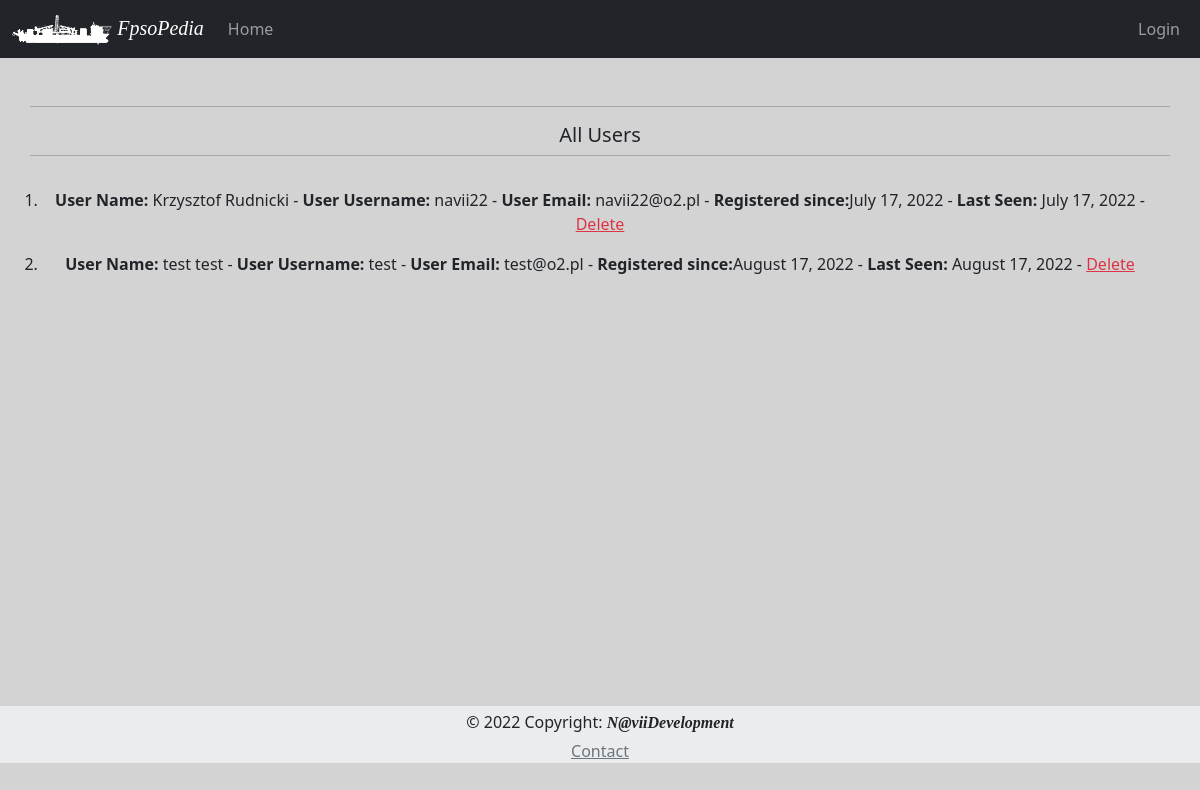
The app's page /all_users, older data.
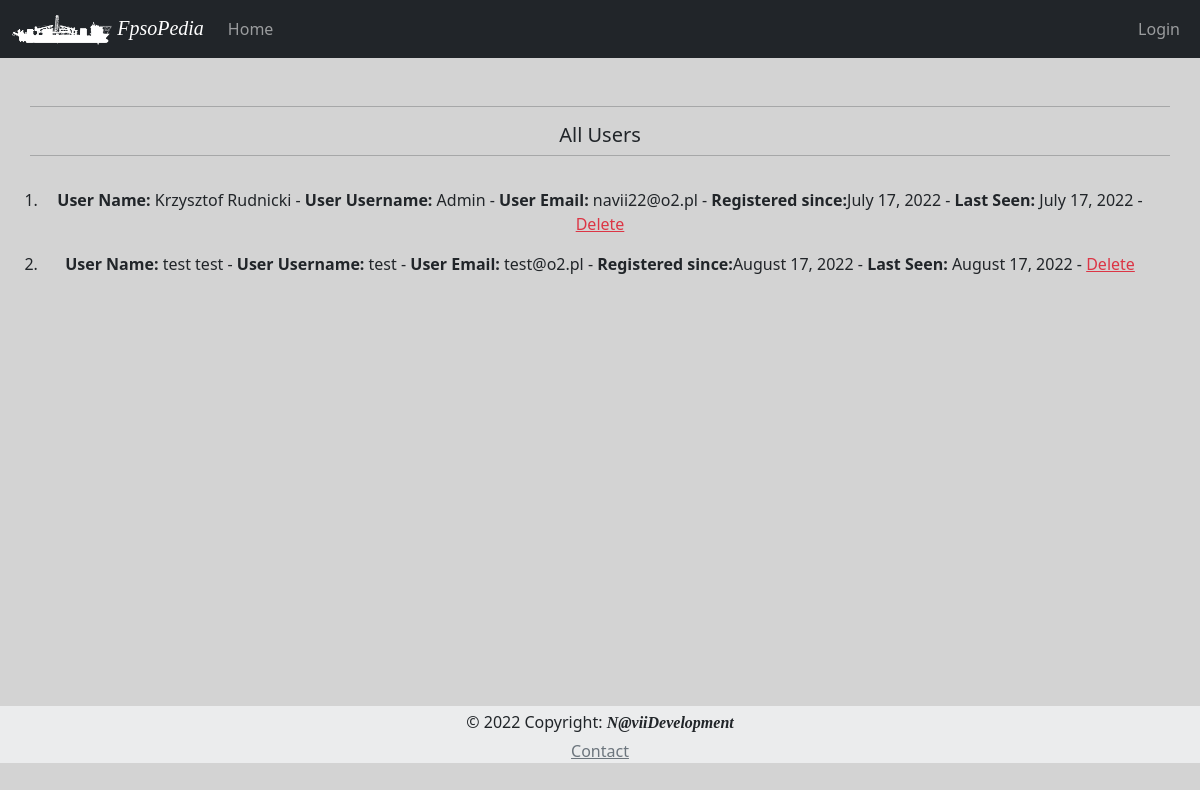
The same page, newer data.
### App/models.py (models this page shows, shortened)
class User (db.Model, UserMixin):
    id = db.Column(db.Integer, primary_key=True)
    user_name = db.Column(db.String, index=True)
    user_surname = db.Column(db.String, index=True)
    username = db.Column(db.String, index=True, unique=True)
    user_email = db.Column(db.String, index=True, unique=True)
    user_blog = db.Column(db.String, index=True)
    user_password_hash = db.Column(db.String(128))
    user_since = db.Column(db.DateTime, default=datetime.utcnow)
    user_last_seen= db.Column(db.DateTime, default=datetime.utcnow)
    favorite = db.relationship('Fpso', secondary=favorite, backref='followers', lazy='dynamic')

### App/routes.py (the view)
@app.route('/all_users', methods=['GET', 'POST'])
def all_users():
    users = User.query.order_by(User.user_since).all()
    return render_template('all_users.html', title = 'All Users', users=users)

### App/templates/all_users.html (shortened to what this page needs)
{% extends "base.html" %}
{% set active_page = 'dashboard' %}
{%  block content %}
<div class="row mb-3">
  <hr>
  <h5 class="text-center">All Users</h5>
  <hr>
</div>
<div class="row">
        {% if users %}
            <ol>
            {% for user in users %}
                <li>
                    {% include '_all_users.html' %}
                </li>
            {% endfor %}
            </ol>
        {% else %}
            <p class="text-center text-muted">There no registered users!!!</p>
        {% endif %}
    </div>
{% endblock %}

### App/templates/_all_users.html
<p><b>User Name: </b>{{ user.user_name }} {{ user.user_surname }} - <b>User Username: </b>{{ user.username }} - <b>User Email: </b>{{ user.user_email }} - <b>Registered since:</b>{{ moment(user.user_since).format('LL') }} - <b>Last Seen: </b>{{ moment(user.user_last_seen).format('LL') }} - <a href="{{ url_for('delete_User_warning', id=user.id) }}" class="card-link link-danger">Delete</a> </p>

Row changes from the older to the newer data that the page shows:
changed User "Krzysztof": username "navii22" → "Admin"
